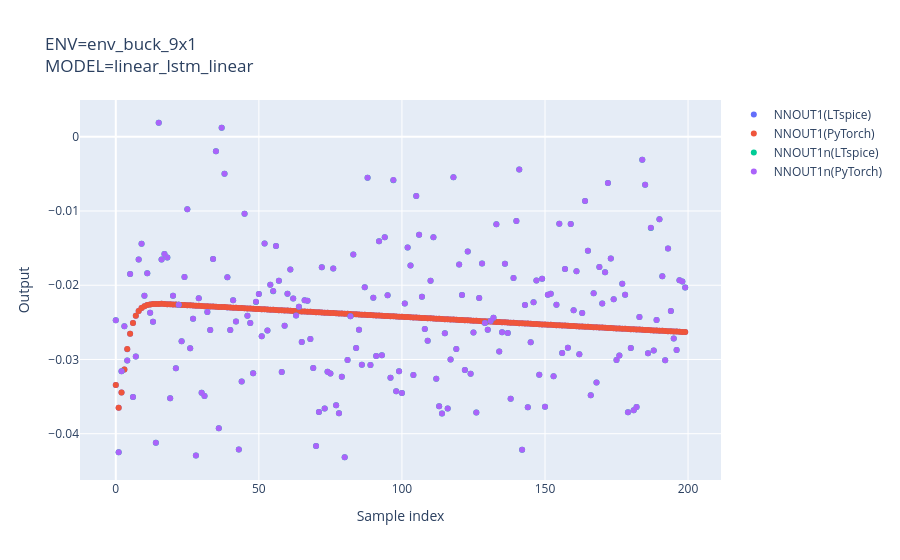

Notebook code cell kept with this figure:
### Code cell
ENV_NAME = "env_buck_9x1"
MODEL_NAME = "linear_lstm_linear"
PY_FILENAME = ENV_NAME + '_' + MODEL_NAME     # output python file name
SP_FILENAME = ENV_NAME + '_' + MODEL_NAME     # output ltspice subcircuit name
actor = step1()
nnouts, nnouts_py, actions, actions_py = step2(actor)
step3(nnouts, nnouts_py, actions, actions_py)

### Figure 1 — Plotly figure (JSON) as saved in the notebook; plotly's stock layout.template omitted (floating-point values rounded to 4 significant figures; data arrays with more than 128 entries replaced by an {"elided": "..."} marker saying what was removed)
{"data": [{"mode": "markers", "name": "NNOUT1(LTspice)", "type": "scatter", "x": {"elided": "200 int values"}, "y": {"elided": "200 float values"}}, {"mode": "markers", "name": "NNOUT1(PyTorch)", "type": "scatter", "x": {"elided": "200 int values"}, "y": {"elided": "200 float values"}}, {"mode": "markers", "name": "NNOUT1n(LTspice)", "type": "scatter", "x": {"elided": "200 int values"}, "y": {"elided": "200 float values"}}, {"mode": "markers", "name": "NNOUT1n(PyTorch)", "type": "scatter", "x": {"elided": "200 int values"}, "y": {"elided": "200 float values"}}], "layout": {"title": {"text": "ENV=env_buck_9x1<br>MODEL=linear_lstm_linear"}, "xaxis": {"title": {"text": "Sample index"}}, "yaxis": {"title": {"text": "Output"}}}}
